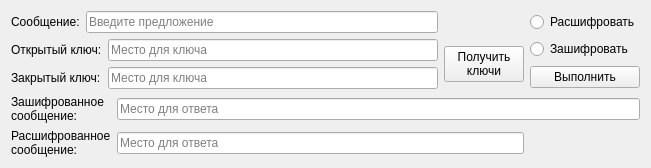
<?xml version="1.0" encoding="UTF-8"?>
<ui version="4.0">
 <class>Form</class>
 <widget class="QWidget" name="Form">
  <property name="geometry">
   <rect>
    <x>0</x>
    <y>0</y>
    <width>651</width>
    <height>161</height>
   </rect>
  </property>
  <property name="cursor">
   <cursorShape>ArrowCursor</cursorShape>
  </property>
  <property name="focusPolicy">
   <enum>Qt::NoFocus</enum>
  </property>
  <property name="windowTitle">
   <string>Шифр Эль-Гамаля</string>
  </property>
  <layout class="QGridLayout" name="gridLayout_3">
   <item row="0" column="0" colspan="2">
    <layout class="QGridLayout" name="gridLayout_2">
     <item row="1" column="0">
      <layout class="QGridLayout" name="gridLayout">
       <item row="0" column="0">
        <widget class="QLabel" name="labelPublicKey">
         <property name="text">
          <string>Открытый ключ:</string>
         </property>
        </widget>
       </item>
       <item row="0" column="1">
        <widget class="QLineEdit" name="linePublicKey">
         <property name="toolTip">
          <string>Поле для вывода открытого ключа.</string>
         </property>
         <property name="readOnly">
          <bool>true</bool>
         </property>
         <property name="placeholderText">
          <string>Место для ключа</string>
         </property>
        </widget>
       </item>
       <item row="1" column="0">
        <widget class="QLabel" name="labelPrivateKey">
         <property name="text">
          <string>Закрытый ключ:</string>
         </property>
        </widget>
       </item>
       <item row="1" column="1">
        <widget class="QLineEdit" name="linePrivateKey">
         <property name="toolTip">
          <string>Поле для вывода закрытого ключа.</string>
         </property>
         <property name="readOnly">
          <bool>true</bool>
         </property>
         <property name="placeholderText">
          <string>Место для ключа</string>
         </property>
        </widget>
       </item>
      </layout>
     </item>
     <item row="0" column="0">
      <layout class="QHBoxLayout" name="horizontalLayout">
       <item>
        <widget class="QLabel" name="labelMess">
         <property name="text">
          <string>Сообщение:</string>
         </property>
        </widget>
       </item>
       <item>
        <widget class="QLineEdit" name="lineEditMess">
         <property name="toolTip">
          <string>Введите словосочетание на русском языке.
В качестве разделителя допустимы только пробелы.</string>
         </property>
         <property name="maxLength">
          <number>99</number>
         </property>
         <property name="placeholderText">
          <string>Введите предложение</string>
         </property>
        </widget>
       </item>
      </layout>
     </item>
     <item row="1" column="1">
      <widget class="QPushButton" name="btnKeyGen">
       <property name="text">
        <string>Получить
ключи</string>
       </property>
      </widget>
     </item>
    </layout>
   </item>
   <item row="0" column="2">
    <layout class="QVBoxLayout" name="verticalLayout">
     <item>
      <widget class="QRadioButton" name="btnDecode">
       <property name="text">
        <string>Расшифровать</string>
       </property>
      </widget>
     </item>
     <item>
      <widget class="QRadioButton" name="btnEncode">
       <property name="text">
        <string>Зашифровать</string>
       </property>
      </widget>
     </item>
     <item>
      <widget class="QPushButton" name="btnCrypt">
       <property name="text">
        <string>Выполнить</string>
       </property>
      </widget>
     </item>
    </layout>
   </item>
   <item row="1" column="0">
    <widget class="QLabel" name="labelAnswer_1">
     <property name="text">
      <string>Зашифрованное
сообщение:</string>
     </property>
    </widget>
   </item>
   <item row="2" column="0">
    <widget class="QLabel" name="labelAnswer_2">
     <property name="text">
      <string>Расшифрованное
сообщение:</string>
     </property>
    </widget>
   </item>
   <item row="2" column="1">
    <widget class="QLineEdit" name="lineDecodeAnswer">
     <property name="toolTip">
      <string>Поле итогового сообщения</string>
     </property>
     <property name="readOnly">
      <bool>true</bool>
     </property>
     <property name="placeholderText">
      <string>Место для ответа</string>
     </property>
    </widget>
   </item>
   <item row="1" column="1" colspan="2">
    <widget class="QLineEdit" name="lineEncodeAnswer">
     <property name="toolTip">
      <string>Поле итогового сообщения</string>
     </property>
     <property name="frame">
      <bool>true</bool>
     </property>
     <property name="readOnly">
      <bool>true</bool>
     </property>
     <property name="placeholderText">
      <string>Место для ответа</string>
     </property>
    </widget>
   </item>
  </layout>
 </widget>
 <resources/>
 <connections/>
</ui>
